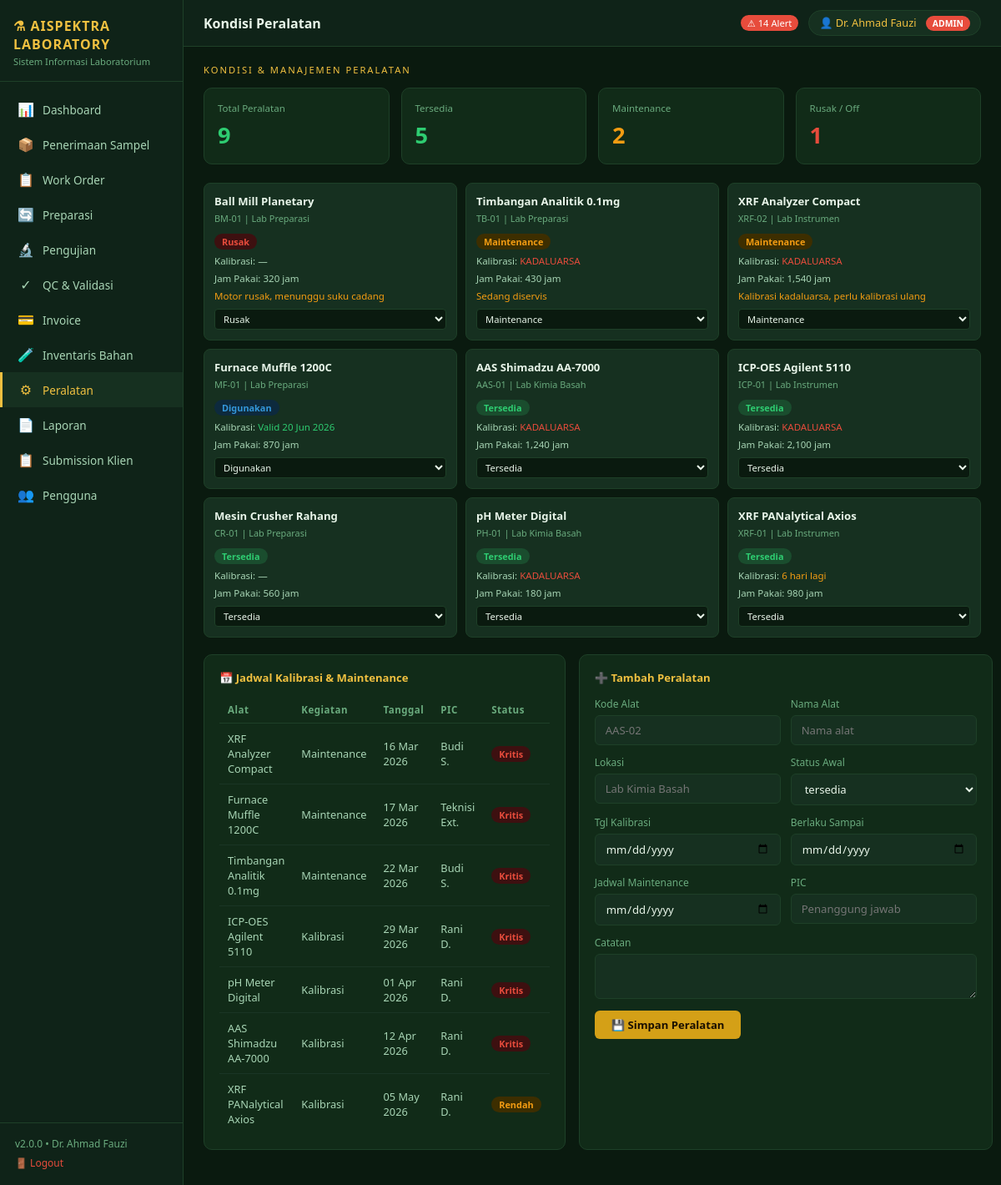
Page /peralatan.php (signed in) on the committed database.
### tables this page shows
CREATE TABLE peralatan (
    id                      INT AUTO_INCREMENT PRIMARY KEY,
    kode_alat               VARCHAR(20)  NOT NULL UNIQUE,
    nama                    VARCHAR(150) NOT NULL,
    lokasi                  VARCHAR(100),
    status                  ENUM('tersedia','digunakan','maintenance','rusak') DEFAULT 'tersedia',
    tanggal_kalibrasi       DATE,
    masa_berlaku_kalibrasi  DATE,
    jam_pakai               INT DEFAULT 0,
    tanggal_servis_terakhir DATE,
    jadwal_maintenance      DATE,
    pic                     VARCHAR(100),
    catatan                 TEXT,
    created_at              TIMESTAMP DEFAULT CURRENT_TIMESTAMP
);

### peralatan.php (the view, shortened to what this page needs)
<?php
require_once __DIR__ . '/config/db.php';
$list  = $pdo->query("SELECT * FROM peralatan ORDER BY status DESC, nama ASC")->fetchAll();
$tot   = count($list);
$ters  = count(array_filter($list, fn($a) => $a['status'] === 'tersedia'));
$maint = count(array_filter($list, fn($a) => $a['status'] === 'maintenance'));
$rusak = count(array_filter($list, fn($a) => $a['status'] === 'rusak'));
$jadwal = $pdo->query(
    "SELECT nama, kode_alat, jadwal_maintenance, masa_berlaku_kalibrasi, pic
     FROM peralatan
     WHERE jadwal_maintenance IS NOT NULL
        OR masa_berlaku_kalibrasi <= DATE_ADD(NOW(), INTERVAL 30 DAY)
     ORDER BY COALESCE(jadwal_maintenance, masa_berlaku_kalibrasi) ASC
     LIMIT 8"
)->fetchAll();
$statusOpts = ['tersedia','digunakan','maintenance','rusak'];
require_once __DIR__ . '/includes/header.php';
?>
<div class="sec-title">Kondisi &amp; Manajemen Peralatan</div>
<div class="stats">
    <div class="stat-card"><div class="label">Total Peralatan</div><div class="val"><?= $tot ?></div></div>
    <div class="stat-card"><div class="label">Tersedia</div><div class="val"><?= $ters ?></div></div>
    <div class="stat-card"><div class="label">Maintenance</div><div class="val yellow"><?= $maint ?></div></div>
    <div class="stat-card"><div class="label">Rusak / Off</div><div class="val red"><?= $rusak ?></div></div>
</div>
<div class="equip-grid" style="margin-bottom:20px">
<?php foreach ($list as $a):
    $exp  = $a['masa_berlaku_kalibrasi'] ? strtotime($a['masa_berlaku_kalibrasi']) : null;
    $days = $exp ? ceil(($exp - time()) / 86400) : null;
    $kLbl = '&mdash;'; $kCol = 'var(--text2)';
    if ($exp) {
        if      ($days < 0)   { $kLbl = 'KADALUARSA';              $kCol = 'var(--red)';    }
        elseif  ($days <= 14) { $kLbl = $days . ' hari lagi';      $kCol = 'var(--yellow)'; }
        else                  { $kLbl = 'Valid ' . date('d M Y', $exp); $kCol = 'var(--green)'; }
    }
?>
    <div class="equip-card">
        <div class="ename"><?= bersihkan($a['nama']) ?></div>
        <div class="eid"><?= bersihkan($a['kode_alat']) ?> | <?= bersihkan($a['lokasi'] ?? '&mdash;') ?></div>
        <?= badgeStatus($a['status']) ?>
        <div class="edet">Kalibrasi: <span style="color:<?= $kCol ?>"><?= $kLbl ?></span></div>
        <?php if ($a['jam_pakai']): ?>
            <div class="edet">Jam Pakai: <?= number_format($a['jam_pakai']) ?> jam</div>
        <?php endif; ?>
        <?php if ($a['catatan']): ?>
            <div class="edet" style="color:var(--yellow)"><?= bersihkan($a['catatan']) ?></div>
        <?php endif; ?>
        <form method="POST" action="<?= BASE_URL ?>/actions/simpan_peralatan.php" style="margin-top:8px">
            <select name="status" class="sel-inline" onchange="this.form.submit()">
                <?php foreach ($statusOpts as $st): ?>
                    <option value="<?= $st ?>" <?= $a['status'] === $st ? 'selected' : '' ?>>
                        <?= ucfirst($st) ?>
                    </option>
                <?php endforeach; ?>
            </select>
        </form>
    </div>
<?php endforeach; ?>
</div>
<div class="grid2">
    <div class="card">
        <div class="card-title">&#128197; Jadwal Kalibrasi &amp; Maintenance</div>
        <table>
            <thead><tr><th>Alat</th><th>Kegiatan</th><th>Tanggal</th><th>PIC</th><th>Status</th></tr></thead>
            <tbody>
                <?php foreach ($jadwal as $j):
                    $tgl   = $j['jadwal_maintenance'] ?? $j['masa_berlaku_kalibrasi'];
                    $days2 = $tgl ? ceil((strtotime($tgl) - time()) / 86400) : 999;
                    $jenis = $j['jadwal_maintenance'] ? 'Maintenance' : 'Kalibrasi';
                    $stBdg = $days2 < 0 ? 'kritis' : ($days2 <= 3 ? 'kritis' : ($days2 <= 7 ? 'rendah' : 'aman'));
                ?>
                <tr>
                    <td><?= bersihkan($j['nama']) ?></td>
                    <td><?= $jenis ?></td>
                    <td><?= $tgl ? date('d M Y', strtotime($tgl)) : '&mdash;' ?></td>
                    <td><?= bersihkan($j['pic'] ?? '&mdash;') ?></td>
                    <td><?= badgeStatus($stBdg) ?></td>
                </tr>
                <?php endforeach; ?>
            </tbody>
        </table>
    </div>
    <div class="card">
        <div class="card-title">&#10133; Tambah Peralatan</div>
        <form method="POST" action="<?= BASE_URL ?>/actions/simpan_peralatan.php">
            <div class="form-row">
                <div class="form-group"><label>Kode Alat</label><input name="kode_alat" placeholder="AAS-02" required/></div>
                <div class="form-group"><label>Nama Alat</label><input name="nama" placeholder="Nama alat" required/></div>
            </div>
            <div class="form-row">
                <div class="form-group"><label>Lokasi</label><input name="lokasi" placeholder="Lab Kimia Basah"/></div>
                <div class="form-group">
                    <label>Status Awal</label>
                    <select name="status">
                        <?php foreach ($statusOpts as $st): ?><option><?= $st ?></option><?php endforeach; ?>
                    </select>
                </div>
            </div>
            <div class="form-row">
                <div class="form-group"><label>Tgl Kalibrasi</label><input type="date" name="tanggal_kalibrasi"/></div>
                <div class="form-group"><label>Berlaku Sampai</label><input type="date" name="masa_berlaku_kalibrasi"/></div>
            </div>
            <div class="form-row">
                <div class="form-group"><label>Jadwal Maintenance</label><input type="date" name="jadwal_maintenance"/></div>
                <div class="form-group"><label>PIC</label><input name="pic" placeholder="Penanggung jawab"/></div>
            </div>
            <div class="form-group" style="margin-bottom:14px"><label>Catatan</label><textarea name="catatan" rows="2"></textarea></div>
            <button type="submit" class="btn btn-gold">&#128190; Simpan Peralatan</button>
        </form>
    </div>
</div>
<?php require_once __DIR__ . '/includes/footer.php'; ?>

### config/db.php (shortened to what this page needs)
<?php
function bersihkan($s) {
    return htmlspecialchars(trim((string)$s), ENT_QUOTES, 'UTF-8');
}
function badgeStatus($s) {
    $map = [
        'antrian'     => ['st-blue', 'Antrian'],
        'diuji'       => ['st-ok',   'Diuji'],
        'review'      => ['st-warn', 'Review'],
        'selesai'     => ['st-ok',   'Selesai'],
        'ditolak'     => ['st-err',  'Ditolak'],
        'tersedia'    => ['st-ok',   'Tersedia'],
        'digunakan'   => ['st-blue', 'Digunakan'],
        'maintenance' => ['st-warn', 'Maintenance'],
        'rusak'       => ['st-err',  'Rusak'],
        'aman'        => ['st-ok',   'Aman'],
        'rendah'      => ['st-warn', 'Rendah'],
        'kritis'      => ['st-err',  'Kritis'],
        'lulus'       => ['st-ok',   '&#10003; Lulus'],
        'tidak_lulus' => ['st-err',  '&#10007; Tidak Lulus'],
        'pending'     => ['st-warn', 'Pending'],
        'aktif'       => ['st-ok',   'Aktif'],
        'nonaktif'    => ['st-err',  'Nonaktif'],
        'admin'       => ['st-err',  'Admin'],
        'analis'      => ['st-gold', 'Analis'],
        'supervisor'  => ['st-warn', 'Supervisor'],
        'klien'       => ['st-blue', 'Klien'],
        'client'      => ['st-blue', 'Client'],
        'diterima'    => ['st-blue', 'Diterima'],
        'diproses'    => ['st-warn', 'Diproses'],
        'draft'       => ['st-warn', 'Draft'],
        'diterbitkan' => ['st-blue', 'Diterbitkan'],
        'lunas'       => ['st-ok',   'Lunas'],
        'dibatalkan'  => ['st-err',  'Dibatalkan'],
    ];
    $d = $map[$s] ?? ['st-warn', ucfirst($s)];
    return "<span class='st {$d[0]}'>{$d[1]}</span>";
}

### assets/css/style.css (style rules this page uses)
:root { --bg: #0a1a0f; --bg2: #0f2318; --bg3: #163020; --card: #112b18; --border: #1e4028; --green: #2ecc71; --green2: #27ae60; --green3: #1e8449; --gold: #f0c040; --gold2: #d4a017; --red: #e74c3c; --yellow: #f39c12; --text: #e8f5e9; --text2: #a8d5b5; --text3: #6aab7e; }
* { margin: 0; padding: 0; box-sizing: border-box; font-family: 'Segoe UI', Tahoma, sans-serif; }
body { background: var(--bg); color: var(--text); display: flex; height: 100vh; overflow: hidden; }
.sec-title { font-size: .7rem; letter-spacing: 2px; color: var(--gold); text-transform: uppercase; margin-bottom: 14px; }
.stats { display: grid; grid-template-columns: repeat(4, 1fr); gap: 14px; margin-bottom: 22px; }
.stat-card { background: var(--card); border: 1px solid var(--border); border-radius: 10px; padding: 16px; display: flex; flex-direction: column; gap: 6px; }
.stat-card .label { font-size: .72rem; color: var(--text3); }
.stat-card .val { font-size: 1.7rem; font-weight: 700; color: var(--green); }
.stat-card .val.red { color: var(--red); }
.stat-card .val.yellow { color: var(--yellow); }
.grid2 { display: grid; grid-template-columns: 1fr 1fr; gap: 16px; margin-bottom: 22px; }
.card { background: var(--card); border: 1px solid var(--border); border-radius: 10px; padding: 18px; }
.card-title { font-size: .82rem; font-weight: 600; color: var(--gold); margin-bottom: 14px; display: flex; justify-content: space-between; align-items: center; }
table { width: 100%; border-collapse: collapse; font-size: .8rem; }
th { color: var(--text3); font-weight: 600; padding: 8px 10px; text-align: left; border-bottom: 1px solid var(--border); font-size: .72rem; letter-spacing: .5px; }
td { padding: 9px 10px; border-bottom: 1px solid #1a3525; color: var(--text2); }
tr:last-child td { border-bottom: none; }
.st { display: inline-block; padding: 2px 9px; border-radius: 10px; font-size: .68rem; font-weight: 600; }
.st-ok { background: #1a4d2e; color: #2ecc71; }
.st-warn { background: #3d2e00; color: #f39c12; }
.st-err { background: #3d1010; color: #e74c3c; }
.st-blue { background: #0d2a3d; color: #3498db; }
.form-row { display: grid; grid-template-columns: 1fr 1fr; gap: 12px; margin-bottom: 12px; }
.form-group { display: flex; flex-direction: column; gap: 5px; }
.form-group label { font-size: .75rem; color: var(--text3); }
.form-group input, .form-group select, .form-group textarea { background: var(--bg3); border: 1px solid var(--border); color: var(--text); padding: 8px 12px; border-radius: 6px; font-size: .82rem; outline: none; }
.btn { padding: 8px 20px; border-radius: 6px; border: none; cursor: pointer; font-size: .82rem; font-weight: 600; text-decoration: none; display: inline-block; transition: .2s; }
.btn-gold { background: var(--gold2); color: #1a0f00; }
.equip-grid { display: grid; grid-template-columns: repeat(3, 1fr); gap: 10px; }
.equip-card { background: var(--bg3); border: 1px solid var(--border); border-radius: 8px; padding: 12px; }
.equip-card .ename { font-size: .82rem; font-weight: 600; color: var(--text); margin-bottom: 4px; }
.equip-card .eid { font-size: .68rem; color: var(--text3); margin-bottom: 8px; }
.equip-card .edet { font-size: .72rem; color: var(--text2); margin-top: 6px; }
.sel-inline { background: var(--bg); border: 1px solid var(--border); color: var(--text); padding: 3px 6px; border-radius: 4px; font-size: .7rem; width: 100%; outline: none; cursor: pointer; }

### rows in the picture
peralatan: nama "Ball Mill Planetary", kode_alat "BM-01", lokasi "Lab Preparasi", status "Rusak", kLbl "—", jam_pakai "320", catatan "Motor rusak, menunggu suku cadang"
peralatan: nama "Timbangan Analitik 0.1mg", kode_alat "TB-01", lokasi "Lab Preparasi", status "Maintenance", masa_berlaku_kalibrasi "KADALUARSA", jam_pakai "430", catatan "Sedang diservis", jadwal_maintenance "Maintenance", jadwal_maintenance "22 Mar 2026", pic "Budi S.", jadwal_maintenance "Kritis"
peralatan: nama "XRF Analyzer Compact", kode_alat "XRF-02", lokasi "Lab Instrumen", status "Maintenance", masa_berlaku_kalibrasi "KADALUARSA", jam_pakai "1,540", catatan "Kalibrasi kadaluarsa, perlu kalibrasi ulang", jadwal_maintenance "Maintenance", jadwal_maintenance "16 Mar 2026", pic "Budi S.", jadwal_maintenance "Kritis"
peralatan: nama "Furnace Muffle 1200C", kode_alat "MF-01", lokasi "Lab Preparasi", status "Digunakan", masa_berlaku_kalibrasi "Valid 20 Jun 2026", jam_pakai "870", jadwal_maintenance "Maintenance", jadwal_maintenance "17 Mar 2026", pic "Teknisi Ext.", jadwal_maintenance "Kritis"
peralatan: nama "AAS Shimadzu AA-7000", kode_alat "AAS-01", lokasi "Lab Kimia Basah", status "Tersedia", masa_berlaku_kalibrasi "KADALUARSA", jam_pakai "1,240", jadwal_maintenance "Kalibrasi", date('d M Y', strtotime($tgl)) "12 Apr 2026", pic "Rani D.", d "Kritis"
peralatan: nama "ICP-OES Agilent 5110", kode_alat "ICP-01", lokasi "Lab Instrumen", status "Tersedia", masa_berlaku_kalibrasi "KADALUARSA", jam_pakai "2,100", jadwal_maintenance "Kalibrasi", date('d M Y', strtotime($tgl)) "29 Mar 2026", pic "Rani D.", d "Kritis"
peralatan: nama "Mesin Crusher Rahang", kode_alat "CR-01", lokasi "Lab Preparasi", status "Tersedia", kLbl "—", jam_pakai "560"
peralatan: nama "pH Meter Digital", kode_alat "PH-01", lokasi "Lab Kimia Basah", status "Tersedia", masa_berlaku_kalibrasi "KADALUARSA", jam_pakai "180", jadwal_maintenance "Kalibrasi", date('d M Y', strtotime($tgl)) "01 Apr 2026", pic "Rani D.", d "Kritis"
peralatan: nama "XRF PANalytical Axios", kode_alat "XRF-01", lokasi "Lab Instrumen", status "Tersedia", masa_berlaku_kalibrasi "6 hari lagi", jam_pakai "980", jadwal_maintenance "Kalibrasi", date('d M Y', strtotime($tgl)) "05 May 2026", pic "Rani D.", d "Rendah"

### other values in the picture
$m['ico'] "📊"
$m['label'] "Dashboard"
$m['ico'] "📦"
$m['label'] "Penerimaan Sampel"
$m['ico'] "📋"
$m['label'] "Work Order"
$m['ico'] "🔄"
$m['label'] "Preparasi"
$m['ico'] "🔬"
$m['label'] "Pengujian"
$m['ico'] "✓"
$m['label'] "QC & Validasi"
$m['ico'] "💳"
$m['label'] "Invoice"
$m['ico'] "🧪"
